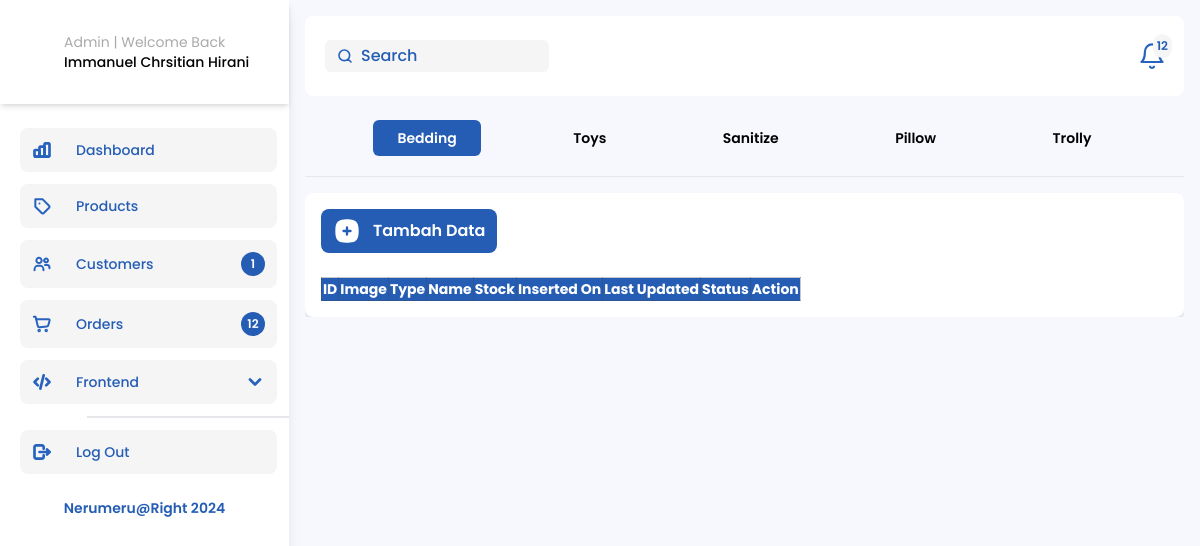
The page /Admin-Products.php on the database as committed earlier.
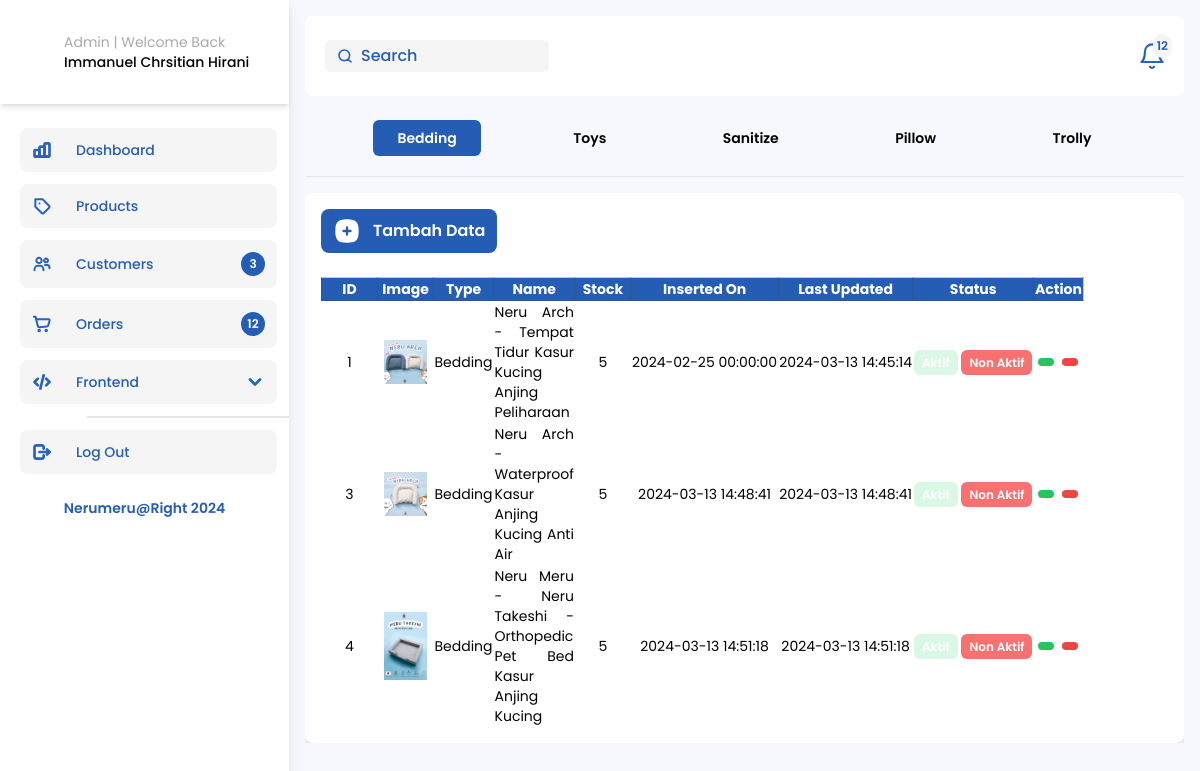
The same page on the database as committed later.
### tables this page shows
CREATE TABLE `product` (
  `product_id` int(11) NOT NULL,
  `product_img` varchar(500) NOT NULL,
  `product_type` varchar(100) NOT NULL,
  `product_name` varchar(100) NOT NULL,
  `product_stock` int(11) NOT NULL,
  `product_color` varchar(100) NOT NULL,
  `product_price` int(11) NOT NULL,
  `product_specification` varchar(2000) NOT NULL,
  `product_weight` varchar(100) NOT NULL,
  `product_warranty` varchar(500) NOT NULL,
  `product_rating` int(5) NOT NULL,
  `insert_date` datetime NOT NULL DEFAULT current_timestamp(),
  `lastUpdate_date` datetime NOT NULL DEFAULT current_timestamp(),
  `status` tinyint(2) NOT NULL
);

### function.php (called while the page is built, shortened)
<?php
$conn = mysqli_connect('localhost', 'root', '', 'nerumeru');
function query($query)
{
    global $conn;
    $result = mysqli_query($conn, $query);
    $rows = [];
    foreach ($result as $row) {
        $rows[] = $row;
    }
    return $rows;
}

### Admin-Products.php (the view, shortened to what this page needs)
<?php
require "function.php";
$product = query("SELECT * FROM product");
?>
<!doctype html>
<html lang="en">
<head>
  <link rel="stylesheet" href="./css/output.css" />
  <link rel="stylesheet" href="https://cdn.jsdelivr.net/npm/swiper@10/swiper-bundle.min.css" />
  <link rel="stylesheet" href="https://cdn.jsdelivr.net/npm/swiper@10/swiper-bundle.min.css" />
  <link rel="stylesheet" href="https://cdn.jsdelivr.net/npm/@tabler/icons-webfont@latest/tabler-icons.min.css" />
  <link href="https://cdn.datatables.net/1.13.3/css/jquery.dataTables.min.css" rel="stylesheet" />
  <link href="https://cdn.datatables.net/buttons/2.3.5/css/buttons.dataTables.min.css" rel="stylesheet" />
</head>
<body>
  <main class="my-0">
    <section class="admin relative h-screen overflow-hidden my-0">
      <div class="flex items-start justify-between">
        <?php include("sidebar.admin.php"); ?>
        <div class="flex flex-col gap-4 container">
          <header class="flex items-center bg-white rounded-lg justify-between w-full h-20 px-5">
            <div class="header-wrapper w-full flex items-center justify-between">
              <span class="relative">
                <input id="searchAdminNavbar" type="search" class="bg-white-neru px-3 rounded-md  outline-none py-1 w-[224px] pl-9 xl:text-base md:text-sm text-xs" placeholder="Search" />
              </span>
              <div id="notifications" class="relative cursor-pointer">
                <div class="badge absolute -right-2 -top-2 bg-white-neru rounded-full flex items-center justify-center p-1">
                  <h6 class="text-xs text-blue-Neru font-semibold">12</h6>
                </div>
              </div>
            </div>
          </header>
          <div class="max-h-screen w-full overflow-y-auto">
            <div class="scrolXMenu mt-2">
              <div class="flex justify-evenly">
                <button class="ButtonTogglerActive px-6 py-2 font-semibold transition-all ease-in-out duration-300">
                  <h6 class="menu-item">Bedding</h6>
                </button>
                <button class="ButtonTogglerActive px-6 py-2 font-semibold transition-all ease-in-out duration-300">
                  <h6 class="menu-item">Toys</h6>
                </button>
                <button class="ButtonTogglerActive px-6 py-2 font-semibold transition-all ease-in-out duration-300">
                  <h6 class="menu-item">Sanitize</h6>
                </button>
                <button class="ButtonTogglerActive px-6 py-2 font-semibold transition-all ease-in-out duration-300">
                  <h6 class="menu-item">Pillow</h6>
                </button>
                <button class="ButtonTogglerActive px-6 py-2 font-semibold transition-all ease-in-out duration-300">
                  <h6 class="menu-item">Trolly</h6>
                </button>
              </div>
              <hr class="mt-5" />
            </div>
            <div id="beddingSection" class="container hidden BoxTableData bg-white rounded-lg shadow-md 3xl:h-[700px] 2xl:h-[480px] overflow-y-auto mt-4">
              <div class="wrapperAddData mb-6 w-fit">
                <a href="Admin-products-insertData.php?type=Bedding" class="bg-blue-Neru w-fit text-white px-3 rounded-lg py-2 cursor-pointer font-semibold text-base flex items-center gap-3">
                  Tambah Data
                </a>
              </div>
              <table id="myTable" class="myTableDisplay 3xl:text-lg text-sm py-6 display table hover order-column row-border stripe">
                <thead>
                  <tr class="bg-blue-Neru text-white">
                    <th class="border-[1px] border-black-neru border-opacity-30">ID</th>
                    <th class="border-[1px] border-black-neru border-opacity-30">Image</th>
                    <th class="border-[1px] border-black-neru border-opacity-30">Type</th>
                    <th class="border-[1px] border-black-neru border-opacity-30 w-36">Name</th>
                    <th class="border-[1px] border-black-neru border-opacity-30">Stock</th>
                    <th class="border-[1px] border-black-neru border-opacity-30">Inserted On</th>
                    <th class="border-[1px] border-black-neru border-opacity-30">Last Updated</th>
                    <th class="border-[1px] border-black-neru border-opacity-30">Status</th>
                    <th class="border-[1px] border-black-neru border-opacity-30">Action</th>
                  </tr>
                </thead>
                <tbody>
                  <?php
                  $filteredNerumeru = array_filter($product, function($item) {
                    return $item["product_type"] === "Bedding";
                  });
                  foreach ($filteredNerumeru as $bedding) :  ?>
                    <tr class="text-center">
                      <td class="w-14"><?= $bedding["product_id"] ?></td>
                      <td class="w-14"><img src="img/<?= $bedding["product_img"] ?>" class="w-[80%] object-contain mx-auto" alt="" /></td>
                      <td class="w-14"><?= $bedding["product_type"] ?></td>
                      <td class="w-14 text-justify"><?= $bedding["product_name"] ?></td>
                      <td class="w-14"><?= $bedding["product_stock"] ?></td>
                      <td><?= $bedding["insert_date"] ?></td>
                      <td><?= $bedding["lastUpdate_date"] ?></td>
                      <td class="">
                        <?php if ($bedding["status"] == 1) : ?>
                          <a href="status.php?product_id=<?= $bedding["product_id"] ?>&status=<?= $bedding["status"] ?>" class="badge bg-green-400 rounded-md w-fit px-2 py-1 mx-auto text-white font-semibold text-xs opacity-100">Aktif</a>
                          <a href="status.php?product_id=<?= $bedding["product_id"] ?>&status=<?= $bedding["status"] ?>" class="badge bg-red-400 rounded-md w-fit px-2 py-1 mx-auto text-white font-semibold text-xs opacity-20">Non Aktif</a>
                        <?php else : ?>
                          <a href="status.php?product_id=<?= $bedding["product_id"] ?>&status=<?= $bedding["status"] ?>" class="badge bg-green-400 rounded-md w-fit px-2 py-1 mx-auto text-white font-semibold text-xs opacity-20">Aktif</a>
                          <a href="status.php?product_id=<?= $bedding["product_id"] ?>&status=<?= $bedding["status"] ?>" class="badge bg-red-400 rounded-md w-fit px-2 py-1 mx-auto text-white font-semibold text-xs opacity-100">Non Aktif</a>
                        <?php endif; ?>
                      </td>
                      <td>
                        <span class="flex items-center gap-2 justify-center">
                          <a href="Admin-products-UpdateData.php?product_id=<?= $bedding["product_id"] ?>" class="text-white rounded-full px-2 py-1 bg-green-500 text-2xl cursor-pointer"><i class="ti ti-pencil"></i></a>
                          <a onclick="return confirm('Apakah Anda yakin ingin menghapus data ini?')" href="hapus.php?product_id=<?= $bedding["product_id"] ?>" class="HapusDataToggler text-white bg-red-500 px-2 py-1 rounded-full text-2xl cursor-pointer "><i class="ti ti-trash"></i></a>
                        </span>
                      </td>
                    </tr>
                  <?php endforeach; ?>
                </tbody>
              </table>
            </div>
          </div>
        </div>
      </div>
    </section>
  </main>
</body>
</html>

### sidebar.admin.php (shortened to what this page needs)
<div class="relative hidden h-screen shadow-lg lg:block w-96">
  <div id="SidebarAdmin" class="h-full bg-white">
    <div class="flex flex-col px-4 sticky z-20 top-0 bg-white shadow-md py-8">
      <span class="flex gap-3">
        <div class="">
        </div>
        <span class="flex flex-col">
          <h6 class="text-grey-neru md:text-sm text-xs">Admin | welcome Back</h6>
          <h6 class="font-medium md:text-sm text-xs">Immanuel Chrsitian Hirani</h6>
        </span>
      </span>
    </div>
    <nav class="mt-6 pb-5">
      <div class="flex flex-col gap-3">
        <div class="flex flex-col  DashboardNav navBarAdmin items-center justify-start w-full px-3 text-gray-800 border-l-8 border-opacity-0 transition-all ease-in-out duration-300 border-blue-Neru dark:text-white" href="#">
          <span onclick="window.location.href ='Admin-Dashboard.php';" class="cursor-pointer mx-2 text-sm font-medium w-full p-3 bg-white-neru rounded-lg flex items-center gap-6">
            <h6 class="font-medium text-blue-Neru">Dashboard</h6>
          </span>
        </div>
        <div class="flex flex-col navBarAdmin cursor-pointer items-center justify-start w-full px-3 text-gray-800 border-l-8 border-blue-Neru border-opacity-0 transition-all ease-in-out duration-300 dark:text-white" href="#">
          <span class="mx-2 text-sm font-medium w-full p-3 bg-white-neru rounded-lg flex items-center gap-6">
            <h6 class="font-medium text-blue-Neru">Products</h6>
          </span>
        </div>
        <div class="flex flex-col CustomerNav  navBarAdmin cursor-pointer items-center justify-start w-full px-3 text-gray-800 border-l-8 border-blue-Neru border-opacity-0 transition-all ease-in-out duration-300 dark:text-white" href="#">
          <span onclick="window.location.href ='Admin-Customer.php';" class="mx-2 text-sm font-medium w-full p-3 bg-white-neru rounded-lg flex items-center gap-6">
            <h6 class="font-medium text-blue-Neru">Customers</h6>
            <?php
            $query = "SELECT COUNT(*) AS total_users FROM user";
            $result = mysqli_query($conn, $query);
            if ($result) {
              $row = mysqli_fetch_assoc($result);
              $total_users = $row['total_users'];
              echo '<div class="badge bg-blue-Neru rounded-full flex items-center justify-center w-6 h-6 ms-auto">';
              echo '<h6 class="text-xs text-white font-semibold">' . $total_users . '</h6>';
              echo '</div>';
            } else {
              echo "Gagal melakukan query: " . mysqli_error($conn);
            }
            ?>
          </span>
        </div>
        <div class="flex flex-col navBarAdmin cursor-pointer items-center justify-start w-full px-3 text-gray-800 border-l-8 border-blue-Neru border-opacity-0 transition-all ease-in-out duration-300 dark:text-white" href="#">
          <span class="mx-2 text-sm font-medium w-full p-3 bg-white-neru rounded-lg flex items-center gap-6">
            <h6 class="font-medium text-blue-Neru">Orders</h6>
            <div class="badge bg-blue-Neru rounded-full flex items-center justify-center w-6 h-6 ms-auto">
              <h6 class="text-xs text-white font-semibold">12</h6>
            </div>
          </span>
        </div>
        <div class="flex flex-col FrontendNav navBarAdmin cursor-pointer items-center justify-start w-full px-3 text-gray-800 border-l-8 border-blue-Neru border-opacity-0 transition-all ease-in-out duration-300 dark:text-white relative" href="#">
          <span class="mx-2 text-sm navdrop w-full p-3 bg-white-neru rounded-lg flex items-center gap-6">
            <h6 class="font-medium text-blue-Neru">Frontend</h6>
          </span>
        </div>
        <hr class="w-[70%] border-[1px] self-end" />
        <div class="flex flex-col navBarAdmin items-center justify-start w-full px-3 z-20 text-gray-800 border-l-8 border-blue-Neru border-opacity-0 transition-all ease-in-out duration-300 dark:text-white cursor-pointer" href="#">
          <span class="mx-2 text-sm font-medium w-full p-3 bg-white-neru rounded-lg flex items-center gap-6">
            <h6 class="font-medium text-blue-Neru">Log out</h6>
          </span>
        </div>
        <h6 class="px-3 text-blue-Neru font-semibold mt-3 text-center">Nerumeru@Right 2024</h6>
      </div>
    </nav>
  </div>
</div>

Rows that differ between the two databases and show on the page:
added product: product_id "1", product_img (picture), product_type "Bedding", product_name "Neru Arch - Tempat Tidur Kasur Kucing Anjing Peliharaan", product_stock "5", insert_date "2024-02-25 00:00:00", lastUpdate_date "2024-03-13 14:45:14"
added product: product_id "3", product_img (picture), product_type "Bedding", product_name "Neru Arch - Waterproof Kasur Anjing Kucing Anti Air", product_stock "5", insert_date "2024-03-13 14:48:41", lastUpdate_date "2024-03-13 14:48:41"
added product: product_id "4", product_img (picture), product_type "Bedding", product_name "Neru Meru - Neru Takeshi - Orthopedic Pet Bed Kasur Anjing Kucing", product_stock "5", insert_date "2024-03-13 14:51:18", lastUpdate_date "2024-03-13 14:51:18"
Other text that changed with them:
$total_users: "1" → "3"
